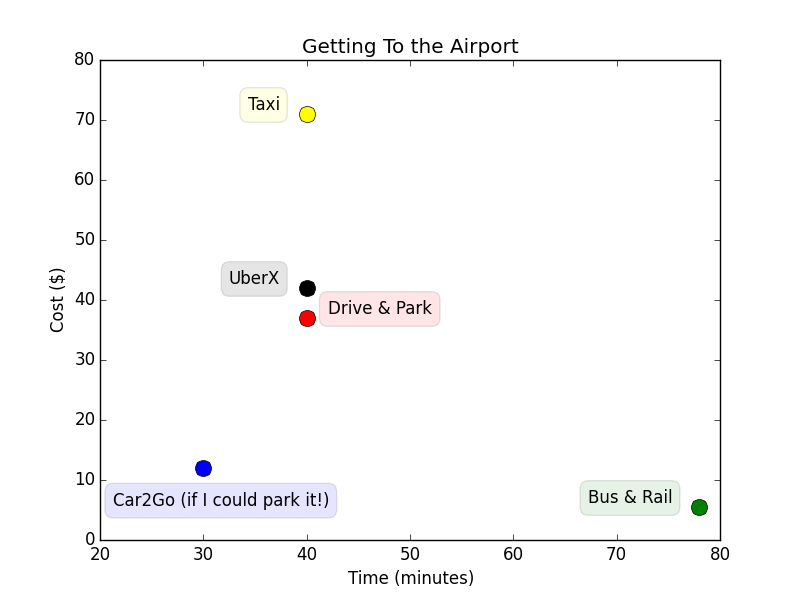

Reproduce this figure in Python.
import numpy as np
import matplotlib.pylab as plt

names = ['Taxi', 'UberX', 'Drive & Park', 'Car2Go (if I could park it!)', 'Bus & Rail']
costs = [71, 42, 37, 12, 5.5]
times = [40,40,40,30,78]
ptcolors = ['yellow', 'black', 'red', 'blue', 'green']

xoffs = [-20,-20,90,90,-20]
yoffs = [0,0,0,-30,0]

fig = plt.figure()
ax=fig.add_subplot(111)
for x,y,c in zip(times, costs,ptcolors):
    ax.plot(x,y,color=c, marker='o', markersize=12)
ax.set_xlabel('Time (minutes)')
ax.set_ylabel('Cost ($)')
ax.set_title('Getting To the Airport')
ax.set_xlim([20,80])

for label,x,y,c,xoff,yoff in zip(names,times,costs, ptcolors,xoffs,yoffs):
    ax.annotate(label, xy=(x,y), xytext=(xoff,yoff),
                textcoords = 'offset points', ha = 'right', va = 'bottom',
                bbox = dict(boxstyle = 'round,pad=0.5', fc = c, alpha = 0.1)
                )



plt.savefig('options.png')
#plt.show()
